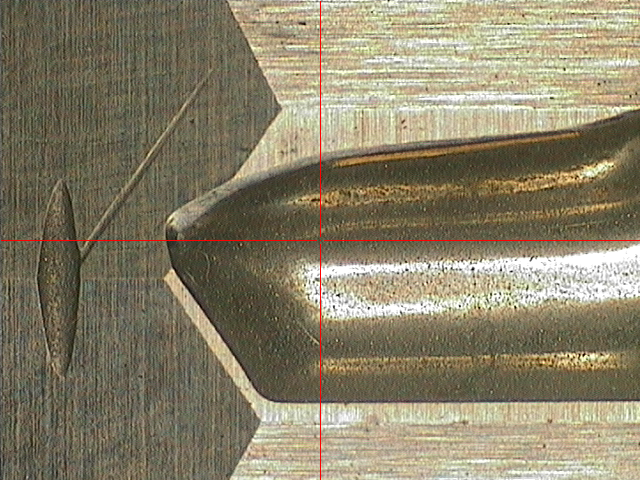
%> input picture image/test/test/18-0731-16361.BMP, 640 x 480 px; its folder holds only this picture in this run
$ octave demo.m   (GNU Octave 9; MATLAB toolbox functions it lacks are replaced by stand-ins)
%> lines starting %> are read from the running program, lines starting %| are printed output that depends on the picture; in (x1, y1, x2, y2) boxes, pixels count from 0 and x2, y2 are one past the last pixel; in counts of white or black regions, pixels touching at a corner belong together; the program's own positions count from 1
### detection_line.m
% filepath = 'image/failed/3/18-0731-1636.BMP';
% detection(filepath);

%% 全局函数处理
function detection_line(filepath)
%> called with filepath = 'image/test/test/18-0731-16361.BMP'
filter_file = 'filter_square.bmp';
image = imread(filepath);
%> image is the input picture: size 480x640x3 uint8; mean R, G, B 137.3, 129.4, 105.5
image = rgb2gray(image);
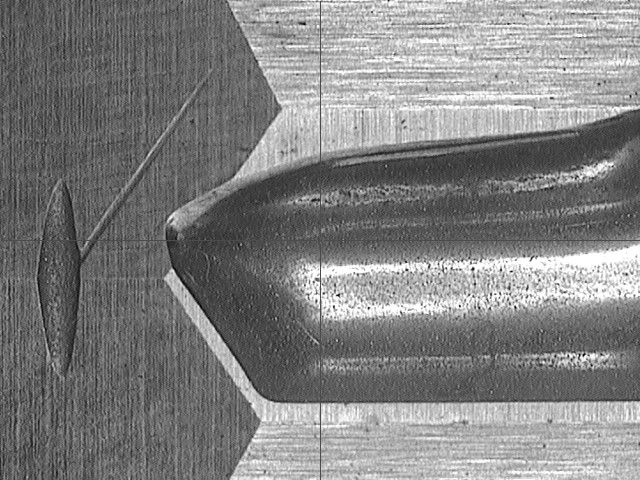
%> image: size 480x640 uint8; min 0, max 255, mean 129
%figure,imshow(image);
%% 引导滤波处理
resultI = imguidedfilter(image);

%% 边缘提取算法滤波处理
image = resultI;
%[m, n] = size(image);
%figure, imshow(Y);
img_canny=edge(image,'canny'); %用Sobel算子进行边缘检测
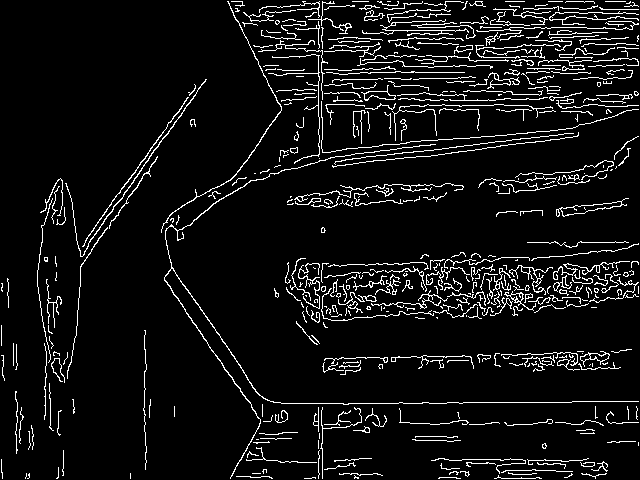
%> img_canny: size 480x640 logical; 7.2% white in thin lines or dots
%img_log=edge(image,'log'); %用Sobel算子进行边缘检测
%figure, imshow(img_log);title('log');

%% 腐蚀图像
% se = strel('line',1,0);  %竖着的2个元素腐蚀掉
% img_canny=imerode(img_canny,se);
% figure,imshow(img_canny);

%% 对边缘图像进行卷积125度角度运算。计算拐角点的坐标
filter = imread(filter_file);
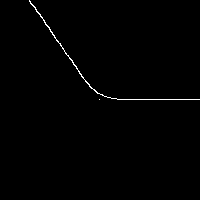
%> input picture filter_square.bmp, 200 x 200 px
%> filter: size 200x200 logical; 0.64% white in thin lines or dots, all inside (x1, y1, x2, y2) = (29, 0, 200, 100)
filter = double(filter);
img_canny = double(img_canny);
%> img_canny: size 480x640 double; values 0 (black) and 1 (white), 7.2% white in thin lines or dots
border_canny = expand_border(img_canny,filter);  % 生成扩展的image
%> in expand_border, `expend_image(100:m+99,100:n+99) = image;`:
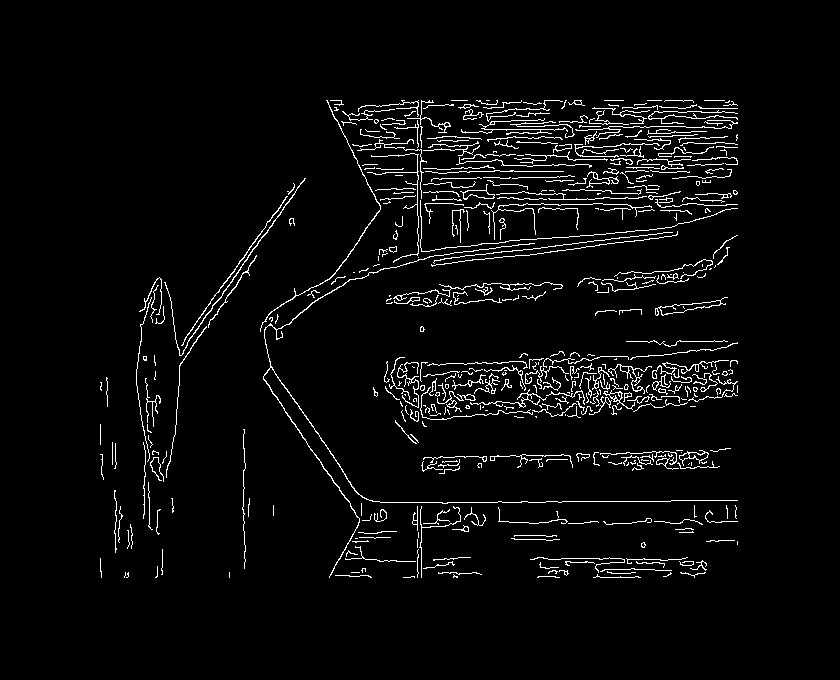
%> expend_image: size 680x840 double; values 0 (black) and 1 (white), 3.9% white in thin lines or dots, all inside (x1, y1, x2, y2) = (100, 100, 738, 578)
%conv_result = zeros(size(img_canny)-size(filter));
conv_result = zeros(size(img_canny)); % 生成与原图大小一致的结果图像。
[conv_result_row,conv_result_col]=size(conv_result);
%> conv_result_row = 480; conv_result_col = 640
tic;
for i = 240:conv_result_row
    % [5 lines of commented-out code are left out]
    for j = 1:conv_result_col-320
        value = border_canny(i:i+199,j:j+199).*filter;
        sum_value = sum(value(:));
        conv_result(i,j) = sum_value;
    end
end
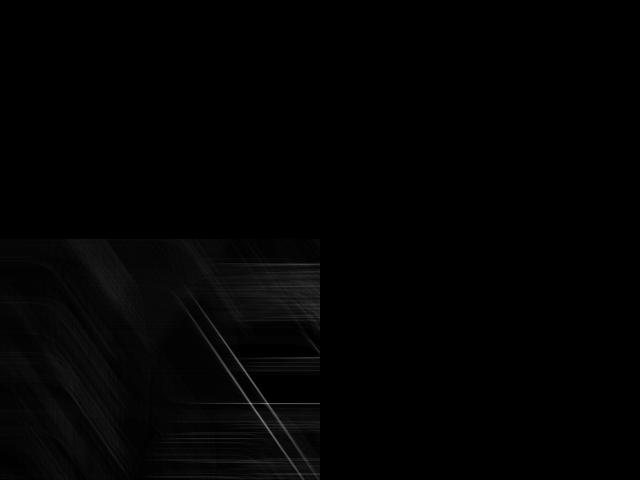
%> conv_result: size 480x640 double; min 0, max 170, mean 2.4
toc;
% 找到最合适的拐点坐标（如果有两个最大，则挑选最靠上的）
max_array = find_max(conv_result,2);
%> after the loop in find_max, `for i = 1:m`: array = [170 116]; flag = 170
%> max_array = [170 116]
if (max_array(1) - max_array(2)) < max_array(1)/10
    [max_y_1,max_x_1] = find(conv_result==max_array(1));
    [max_y_2,max_x_2] = find(conv_result==max_array(2));
    if max_y_1 > max_y_2
        max_y = max_y_2;
        max_x = max_x_2;
    else
        max_y = max_y_1;
        max_x = max_x_1;
    end
else
%[max_y,max_x] = find(conv_result==max(max(conv_result)));
[max_y,max_x] = find(conv_result==max_array(1));
%> max_y = 404; max_x = 251
end
%% 计算下边缘的标记位置
[img_canny_row,img_canny_col]=size(img_canny);
%> img_canny_row = 480; img_canny_col = 640
less_len = 8;
bottom_x = 0;
bottom_y = 0;
for i = max_y+less_len:img_canny_row
    line_sum = 0;
    % fprintf('%d \n',i);
    for j = max_x:img_canny_col-2
        %line_sum = line_sum + img_canny(i,j);
        if img_canny(i,j) == img_canny(i,j+1) && img_canny(i,j+1) == img_canny(i,j+2) && img_canny(i,j+2) == double(1)
            line_sum = line_sum + img_canny(i,j);
        end
    end
    % fprintf('%d \n',line_sum);
    if line_sum > (img_canny_col-max_x)/10
        bottom_x = max_x;
        bottom_y = i;
        break;
    end
end
%> this loop made 12 passes
%> (bottom_x, bottom_y) on pass 12: (251, 423)

%% 绘制上下边缘的标记横线。
figure, imshow(img_canny);title('canny');
figure,imshow(image);title('gray image');
% 绘制上边界
draw_line(max_x,max_y);
% 绘制下边界
draw_line(bottom_x, bottom_y);
%% 计算间距（像素之差）
fprintf('间距为：%d \n',bottom_y - max_y);
end

### expand_border.m
function expend_image = expand_border(image, filter)
    [m ,n] = size(image);
    expend_image = zeros(size(image) + size(filter));
    expend_image(100:m+99,100:n+99) = image;
end

### find_max.m
function array = find_max(image, count)
[m,n] = size(image);
array = zeros(1, count);
flag = 0;
for i = 1:m
    for j = 1:n
        if image(i,j)> flag
            array = insert_max(array, image(i,j));
            flag = image(i,j);
        end
    end
end
array = sort(array,'descend');
end
% [6 lines left out: function insert_max, not called in this run]

### draw_line.m
%% 绘图函数
function draw_line(loc_x, loc_y)
%> called with loc_x = 251, loc_y = 404
px = loc_x;
%> px = 251
py = loc_y;
%> py = 404
step = 300;
x1 = px ;
%> x1 = 251
x2 = px + step;
%> x2 = 551
y1 = py;
%> y1 = 404
% [4 lines of commented-out code are left out]
hold on;
rectx = [x1 x2 ];
%> rectx = [251 551]
recty = [y1 y1 ];
%> recty = [404 404]
% rectx = [x1 x2 x2 x1 x1];
% recty = [y1 y1 y2 y2 y1];
plot(rectx, recty, 'linewidth',1.5);
hold off;
end

### demo.m
folder = 'image/test/';
filepaths = dir(folder);
fprintf('total of :%d \n',length(filepaths));
for i = 3:length(filepaths)          % 遍历结构体就可以一一处理图片了
    %fprintf('%s ',[folder filepaths(i).name]);
    sub_folder = [folder filepaths(i).name '/'];
    sub_filepaths = dir(sub_folder);
    for j = 3:length(sub_filepaths)
        fprintf('%s \n',[sub_folder sub_filepaths(j).name]);
        tic;
        detection_line([sub_folder sub_filepaths(j).name])
%| 间距为：19
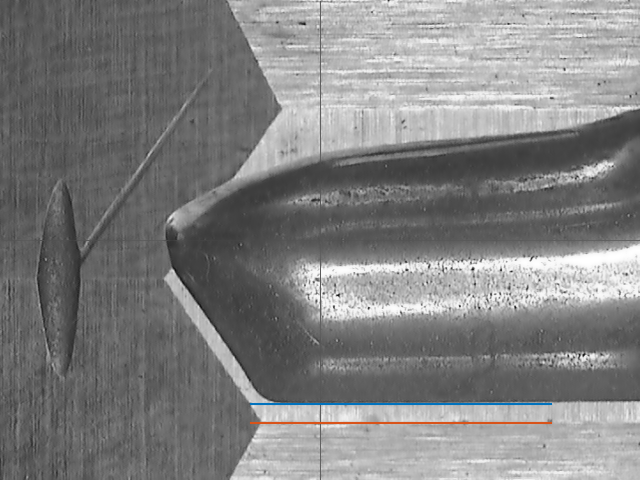
%> figure redrawn from the program's plot data; its title reads 'gray image'
        toc;
    end
end
